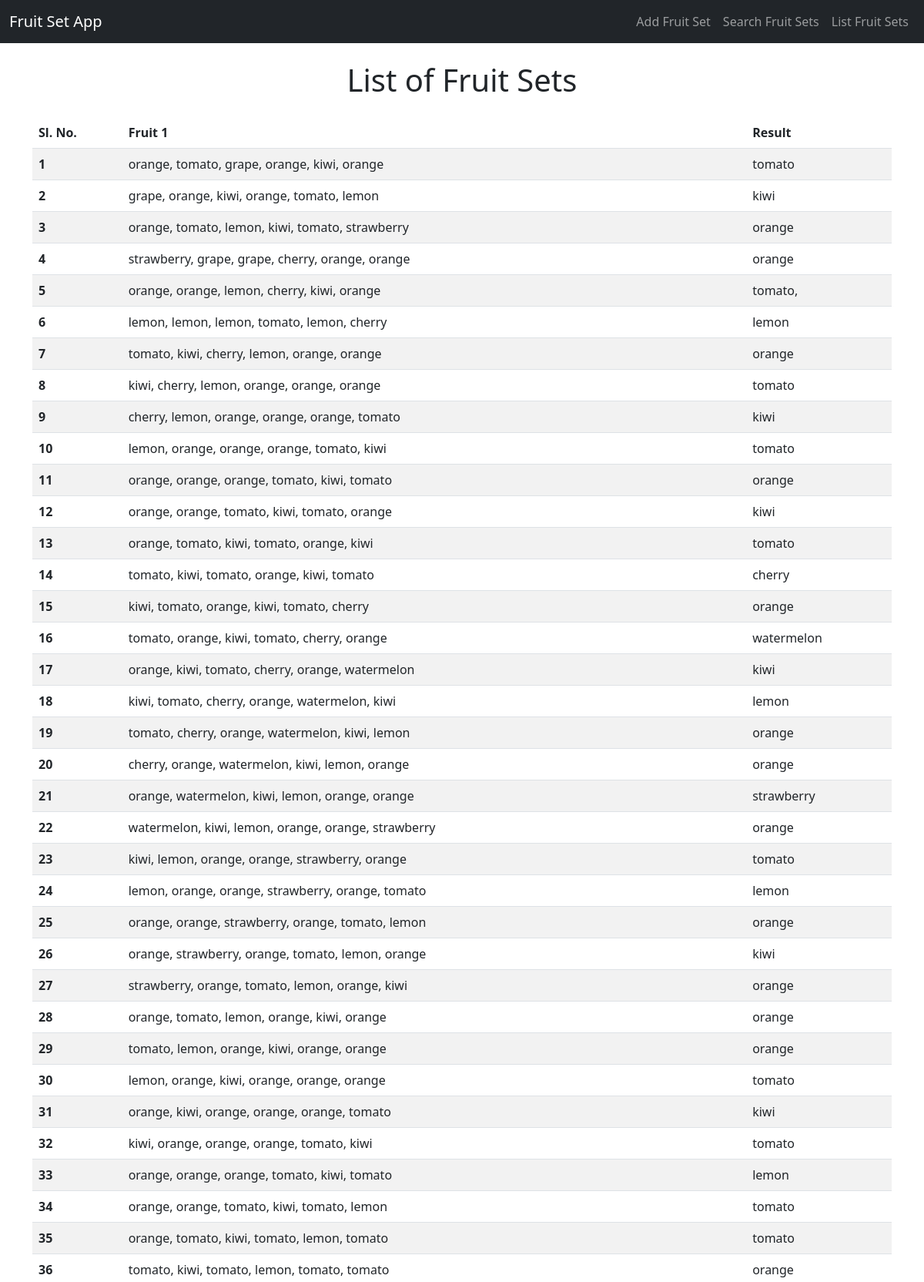
Screenshot of /list-fruit-sets/ (upper part) with the database file from the repository.
### fruitapp/models.py (models this page shows, shortened)
class FruitSet(models.Model):
    fruit1 = models.CharField(max_length=100)
    fruit2 = models.CharField(max_length=100, blank=True)  # Kept empty for future use if needed
    result = models.CharField(max_length=100)  # The result for this set of fruits

### fruitapp/views.py (the view)
# urls.py: path('list-fruit-sets/', views.list_fruit_sets, name='list_fruit_sets'),
def list_fruit_sets(request):
    fruit_sets = FruitSet.objects.all().order_by('id')  # Fetch all records from the model
    return render(request, 'list_fruit_sets.html', {'fruit_sets': fruit_sets})

### fruitapp/templates/list_fruit_sets.html (shortened to what this page needs)
<!DOCTYPE html>
<html lang="en">
<head>
    <link href="https://cdn.jsdelivr.net/npm/bootstrap@5.3.0-alpha1/dist/css/bootstrap.min.css" rel="stylesheet">
</head>
<body>
    <nav class="navbar navbar-expand-lg navbar-dark bg-dark">
        <div class="container-fluid">
            <a class="navbar-brand" href="#">Fruit Set App</a>
            <div class="collapse navbar-collapse" id="navbarNav">
                <ul class="navbar-nav ms-auto">
                    <li class="nav-item">
                        <a class="nav-link" href="{% url 'add_fruit_set' %}">Add Fruit Set</a>
                    </li>
                    <li class="nav-item">
                        <a class="nav-link" href="{% url 'search_fruit_set' %}">Search Fruit Sets</a>
                    </li>
                    <li class="nav-item">
                        <a class="nav-link" href="{% url 'list_fruit_sets' %}">List Fruit Sets</a>
                    </li>
                </ul>
            </div>
        </div>
    </nav>
    <div class="container mt-4">
        <h1 class="mb-4 text-center">List of Fruit Sets</h1>
        <table class="table table-striped">
            <thead>
                <tr>
                    <th scope="col">Sl. No.</th>
                    <th scope="col">Fruit 1</th>
                    <th scope="col">Result</th>
                </tr>
            </thead>
            <tbody>
                {% for fruit_set in fruit_sets %}
                <tr>
                    <th scope="row">{{ forloop.counter }}</th>
                    <td>{{ fruit_set.fruit1 }}</td>
                    <td>{{ fruit_set.result }}</td>
                </tr>
                {% endfor %}
            </tbody>
        </table>
    </div>
</body>
</html>

### rows the page displays
FruitSet: fruit1 "orange, tomato, grape, orange, kiwi, orange", result "tomato"
FruitSet: fruit1 "grape, orange, kiwi, orange, tomato, lemon", result "kiwi"
FruitSet: fruit1 "orange, tomato, lemon, kiwi, tomato, strawberry", result "orange"
FruitSet: fruit1 "strawberry, grape, grape, cherry, orange, orange", result "orange"
FruitSet: fruit1 "orange, orange, lemon, cherry, kiwi, orange", result "tomato,"
FruitSet: fruit1 "lemon, lemon, lemon, tomato, lemon, cherry", result "lemon"
FruitSet: fruit1 "tomato, kiwi, cherry, lemon, orange, orange", result "orange"
FruitSet: fruit1 "kiwi, cherry, lemon, orange, orange, orange", result "tomato"
FruitSet: fruit1 "cherry, lemon, orange, orange, orange, tomato", result "kiwi"
FruitSet: fruit1 "lemon, orange, orange, orange, tomato, kiwi", result "tomato"
FruitSet: fruit1 "orange, orange, orange, tomato, kiwi, tomato", result "orange"
FruitSet: fruit1 "orange, orange, tomato, kiwi, tomato, orange", result "kiwi"
FruitSet: fruit1 "orange, tomato, kiwi, tomato, orange, kiwi", result "tomato"
FruitSet: fruit1 "tomato, kiwi, tomato, orange, kiwi, tomato", result "cherry"
FruitSet: fruit1 "kiwi, tomato, orange, kiwi, tomato, cherry", result "orange"
FruitSet: fruit1 "tomato, orange, kiwi, tomato, cherry, orange", result "watermelon"
FruitSet: fruit1 "orange, kiwi, tomato, cherry, orange, watermelon", result "kiwi"
FruitSet: fruit1 "kiwi, tomato, cherry, orange, watermelon, kiwi", result "lemon"
FruitSet: fruit1 "tomato, cherry, orange, watermelon, kiwi, lemon", result "orange"
FruitSet: fruit1 "cherry, orange, watermelon, kiwi, lemon, orange", result "orange"
FruitSet: fruit1 "orange, watermelon, kiwi, lemon, orange, orange", result "strawberry"
FruitSet: fruit1 "watermelon, kiwi, lemon, orange, orange, strawberry", result "orange"
FruitSet: fruit1 "kiwi, lemon, orange, orange, strawberry, orange", result "tomato"
FruitSet: fruit1 "lemon, orange, orange, strawberry, orange, tomato", result "lemon"
FruitSet: fruit1 "orange, orange, strawberry, orange, tomato, lemon", result "orange"
FruitSet: fruit1 "orange, strawberry, orange, tomato, lemon, orange", result "kiwi"
FruitSet: fruit1 "strawberry, orange, tomato, lemon, orange, kiwi", result "orange"
FruitSet: fruit1 "orange, tomato, lemon, orange, kiwi, orange", result "orange"
FruitSet: fruit1 "tomato, lemon, orange, kiwi, orange, orange", result "orange"
FruitSet: fruit1 "lemon, orange, kiwi, orange, orange, orange", result "tomato"
FruitSet: fruit1 "orange, kiwi, orange, orange, orange, tomato", result "kiwi"
FruitSet: fruit1 "kiwi, orange, orange, orange, tomato, kiwi", result "tomato"
FruitSet: fruit1 "orange, orange, orange, tomato, kiwi, tomato", result "lemon"
FruitSet: fruit1 "orange, orange, tomato, kiwi, tomato, lemon", result "tomato"
FruitSet: fruit1 "orange, tomato, kiwi, tomato, lemon, tomato", result "tomato"
FruitSet: fruit1 "tomato, kiwi, tomato, lemon, tomato, tomato", result "orange"
